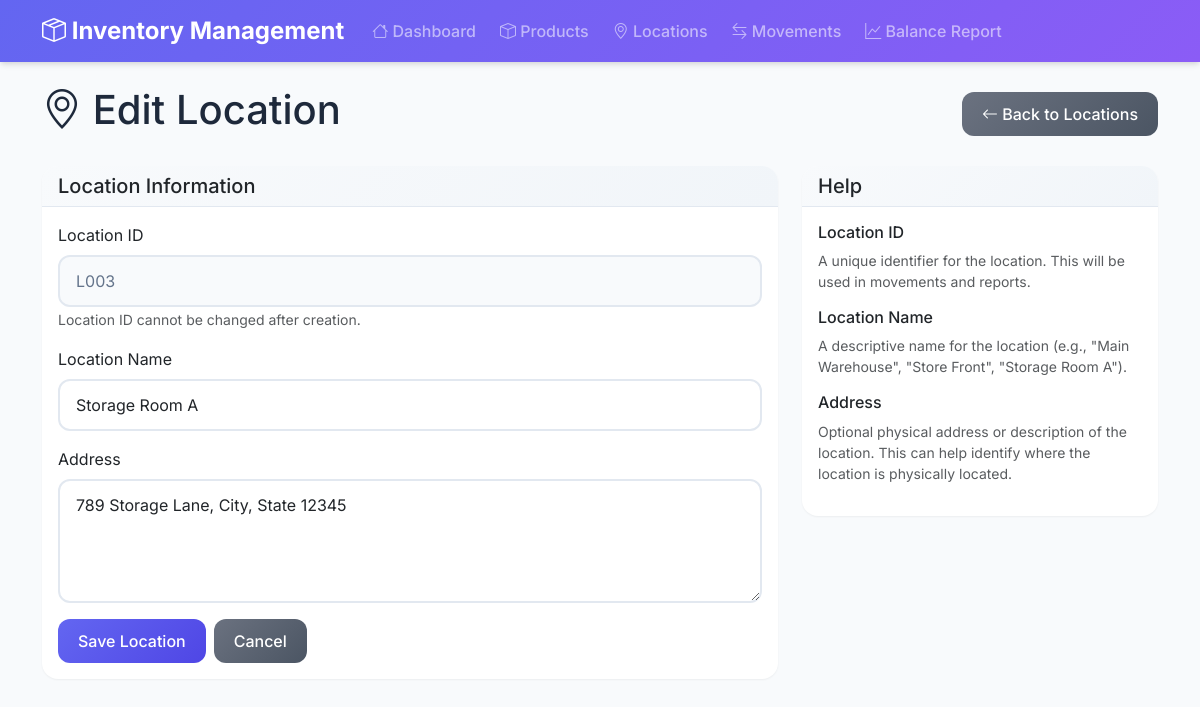
Screenshot of /locations/edit/L003 with the database file from the repository.
### app.py (models this page shows, shortened)
class Location(db.Model):
    location_id = db.Column(db.String(50), primary_key=True)
    name = db.Column(db.String(100), nullable=False)
    address = db.Column(db.Text)

### app.py (the view)
@app.route('/locations/edit/<location_id>', methods=['GET', 'POST'])
def edit_location(location_id):
    location = Location.query.get_or_404(location_id)
    form = LocationForm(obj=location)
    if form.validate_on_submit():
        location.name = form.name.data
        location.address = form.address.data
        db.session.commit()
        flash('Location updated successfully!', 'success')
        return redirect(url_for('locations'))
    return render_template('location_form.html', form=form, title='Edit Location')

### app.py
class LocationForm(FlaskForm):
    location_id = StringField('Location ID', validators=[DataRequired()])
    name = StringField('Location Name', validators=[DataRequired()])
    address = TextAreaField('Address')
    submit = SubmitField('Save Location')

### templates/location_form.html (shortened to what this page needs)
{% extends "base.html" %}
{% block content %}
<div class="row">
    <div class="col-12">
        <div class="d-flex justify-content-between align-items-center mb-4">
            <h1><i class="bi bi-geo-alt"></i> {{ title }}</h1>
            <a href="{{ url_for('locations') }}" class="btn btn-secondary">
                <i class="bi bi-arrow-left"></i> Back to Locations
            </a>
        </div>
    </div>
</div>
<div class="row">
    <div class="col-md-8">
        <div class="card">
            <div class="card-header">
                <h5 class="mb-0">Location Information</h5>
            </div>
            <div class="card-body">
                <form method="POST">
                    <div class="mb-3">
                        {{ form.location_id.label(class="form-label") }}
                        {% if title == 'Edit Location' %}
                            {{ form.location_id(class="form-control", readonly=true) }}
                            <small class="form-text text-muted">Location ID cannot be changed after creation.</small>
                        {% else %}
                            {{ form.location_id(class="form-control") }}
                        {% endif %}
                    </div>
                    <div class="mb-3">
                        {{ form.name.label(class="form-label") }}
                        {{ form.name(class="form-control") }}
                    </div>
                    <div class="mb-3">
                        {{ form.address.label(class="form-label") }}
                        {{ form.address(class="form-control", rows="4") }}
                    </div>
                    <div class="d-flex gap-2">
                        {{ form.submit(class="btn btn-primary") }}
                        <a href="{{ url_for('locations') }}" class="btn btn-secondary">Cancel</a>
                    </div>
                </form>
            </div>
        </div>
    </div>
    <div class="col-md-4">
        <div class="card">
            <div class="card-header">
                <h5 class="mb-0">Help</h5>
            </div>
            <div class="card-body">
                <h6>Location ID</h6>
                <p class="small text-muted">A unique identifier for the location. This will be used in movements and reports.</p>
                <h6>Location Name</h6>
                <p class="small text-muted">A descriptive name for the location (e.g., "Main Warehouse", "Store Front", "Storage Room A").</p>
                <h6>Address</h6>
                <p class="small text-muted">Optional physical address or description of the location. This can help identify where the location is physically located.</p>
            </div>
        </div>
    </div>
</div>
{% endblock %}

### templates/base.html (style rules this page uses)
:root { --primary-color: #6366f1; --primary-dark: #4f46e5; --secondary-color: #8b5cf6; --success-color: #10b981; --warning-color: #f59e0b; --danger-color: #ef4444; --info-color: #06b6d4; --light-bg: #f8fafc; --dark-text: #1e293b; --muted-text: #64748b; --border-color: #e2e8f0; --shadow-sm: 0 1px 2px 0 rgba(0, 0, 0, 0.05); --shadow-md: 0 4px 6px -1px rgba(0, 0, 0, 0.1), 0 2px 4px -1px rgba(0, 0, 0, 0.06); --shadow-lg: 0 10px 15px -3px rgba(0, 0, 0, 0.1), 0 4px 6px -2px rgba(0, 0, 0, 0.05); }
* { font-family: 'Inter', sans-serif; }
body { background-color: var(--light-bg); color: var(--dark-text); }
.card { border: none; border-radius: 1rem; box-shadow: var(--shadow-sm); transition: all 0.3s ease; background: white; }
.card-header { background: linear-gradient(135deg, #f8fafc 0%, #f1f5f9 100%); border-bottom: 1px solid var(--border-color); border-radius: 1rem 1rem 0 0 !important; font-weight: 600; }
.btn { border-radius: 0.75rem; font-weight: 500; padding: 0.625rem 1.25rem; transition: all 0.3s ease; border: none; }
.btn-primary { background: linear-gradient(135deg, var(--primary-color) 0%, var(--primary-dark) 100%); }
.btn-secondary { background: linear-gradient(135deg, #6b7280 0%, #4b5563 100%); }
.form-control { border-radius: 0.75rem; border: 2px solid var(--border-color); padding: 0.75rem 1rem; transition: all 0.3s ease; }
.form-control[readonly] { background-color: #f8fafc; border-color: var(--border-color); color: var(--muted-text); }

### rows the page displays
Location: location_id "L003", name "Storage Room A", address "789 Storage Lane, City, State 12345"

### other values shown
{{ title }} "Edit Location"
